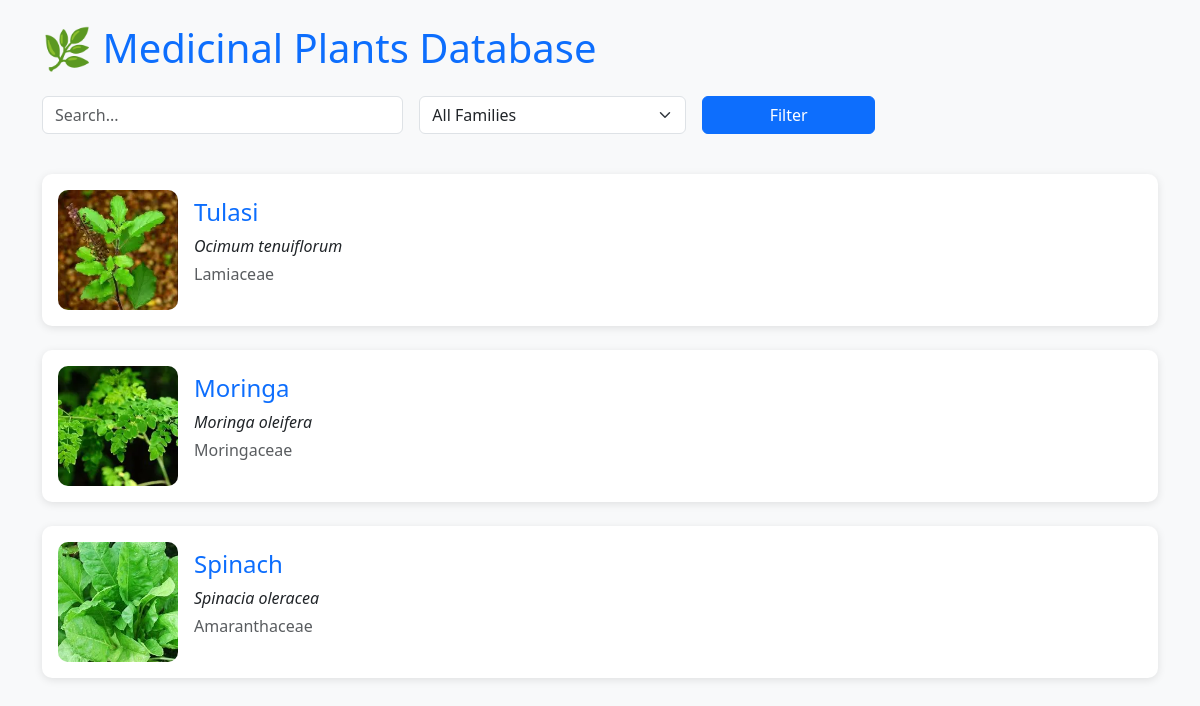
The page / on the database its author committed.
### plants/models.py (models this page shows, shortened)
class Plant(models.Model):
    name = models.CharField(max_length=200)
    scientific_name = models.CharField(max_length=200)
    family = models.CharField(max_length=100)
    image = models.ImageField(upload_to='plants/')
    description = models.TextField()
    therapeutic_uses = models.ManyToManyField(TherapeuticUse, blank=True)
    active_compounds = models.ManyToManyField(Compound, blank=True)

### plants/views.py (the view)
# urls.py: path('', views.plant_list, name='plant_list'),
def plant_list(request):
    query = request.GET.get("q")
    family = request.GET.get("family")
    therapeutic = request.GET.get("therapeutic")
    plants = Plant.objects.all()
    if query:
        plants = plants.filter(Q(name__icontains=query) | Q(scientific_name__icontains=query))
    if family:
        plants = plants.filter(family__icontains=family)
    if therapeutic:
        plants = plants.filter(therapeutic_uses__name__icontains=therapeutic)
    families = Plant.objects.values_list("family", flat=True).distinct()
    uses = TherapeuticUse.objects.all()
    return render(request, "plants/plant_list.html", {
        "plants": plants,
        "families": families,
        "uses": uses,
    })

### plants/templates/plants/plant_list.html (shortened to what this page needs)
<!DOCTYPE html>
<html lang="en">
<head>
    <link href="https://cdn.jsdelivr.net/npm/bootstrap@5.3.0/dist/css/bootstrap.min.css" rel="stylesheet">
</head>
<body>
<div class="container py-4">
    <h1 class="mb-4 text-primary">🌿 Medicinal Plants Database</h1>
    <form method="get" class="row g-3 mb-4">
        <div class="col-md-4">
            <input type="text" name="q" class="form-control" placeholder="Search..." value="{{ request.GET.q }}">
        </div>
        <div class="col-md-3">
            <select name="family" class="form-select">
                <option value="">All Families</option>
            </select>
        </div>
        <div class="col-md-2">
            <button type="submit" class="btn btn-primary w-100">Filter</button>
        </div>
    </form>
    {% for plant in plants %}
    <div class="plant-card">
        <img src="{{ plant.image.url }}" alt="{{ plant.name }}">
        <div>
            <h4><a href="{% url 'plant_detail' plant.pk %}" class="text-decoration-none">{{ plant.name }}</a></h4>
            <p class="mb-1"><em>{{ plant.scientific_name }}</em></p>
            <p class="text-muted">{{ plant.family }}</p>
        </div>
    </div>
    {% endfor %}
</div>
</body>
</html>

### plants/templates/plants/plant_list.html (style rules this page uses)
body { background-color: #f8f9fa; }
.plant-card { background: #fff; border-radius: 10px; box-shadow: 0 2px 8px rgba(0, 0, 0, 0.1); margin-bottom: 1.5rem; padding: 1rem; display: flex; gap: 1rem; align-items: center; }
.plant-card img { width: 120px; height: 120px; object-fit: cover; border-radius: 10px; }
.form-control, .form-select { margin-bottom: 1rem; }

### rows shown on the page
Plant: image (picture), name "Tulasi", scientific_name "Ocimum tenuiflorum", family "Lamiaceae"
Plant: image (picture), name "Moringa", scientific_name "Moringa oleifera", family "Moringaceae"
Plant: image (picture), name "Spinach", scientific_name "Spinacia oleracea", family "Amaranthaceae"
